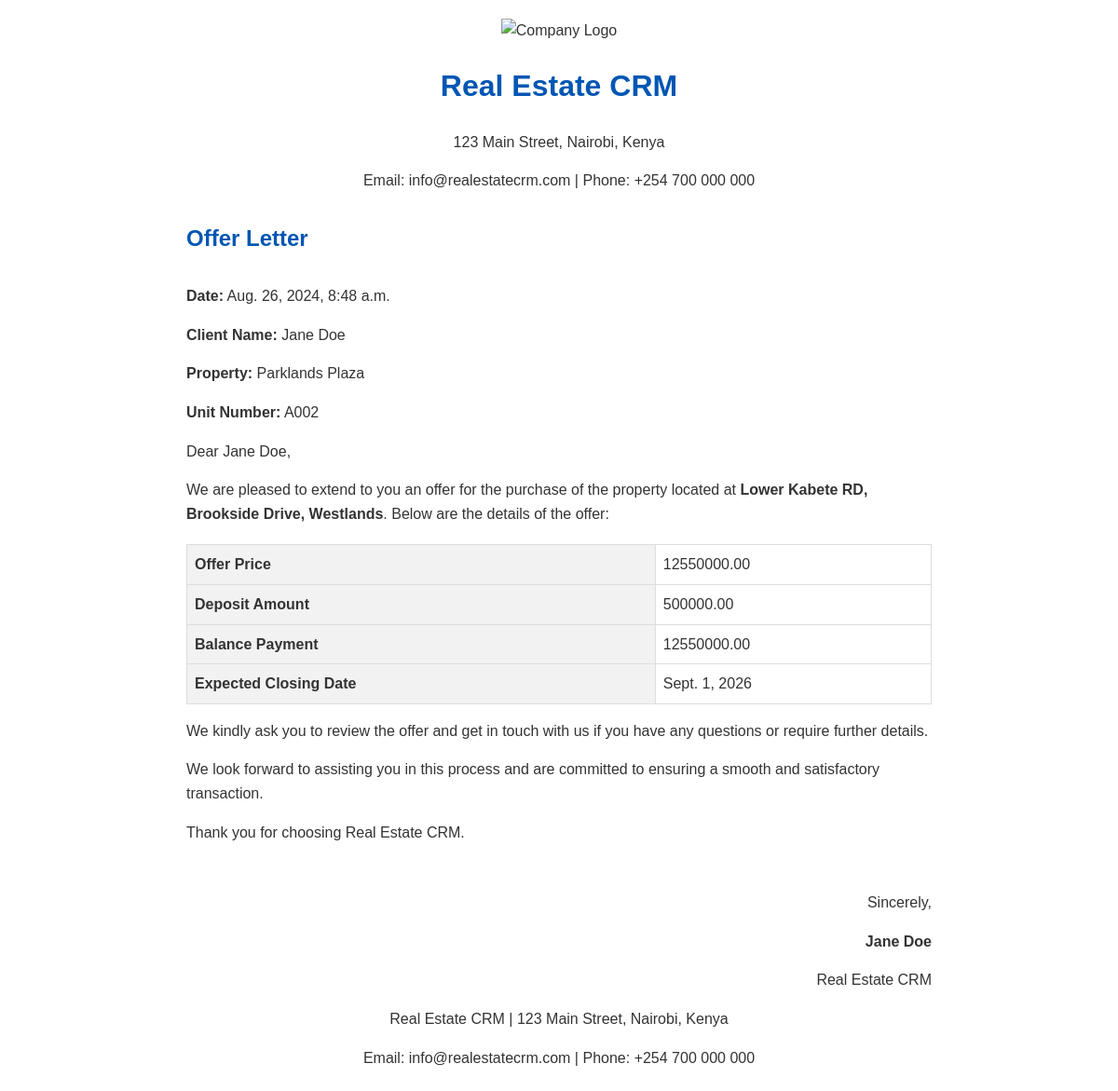
Page /finance/generate-offer-letter/1/ (signed in) on the committed database.
### apps/finance/models.py (models this page shows, shortened)
class ClientPaymentPlan(AbstractBaseModel):
    client = models.ForeignKey(
        "users.Client", on_delete=models.CASCADE, related_name="clientpaymentplans"
    )
    unit = models.ForeignKey(
        "properties.PropertyUnit", on_delete=models.SET_NULL, null=True
    )
    booking_fee = models.DecimalField(max_digits=100, decimal_places=2, default=0)
    deposit_fee = models.DecimalField(max_digits=100, decimal_places=2, default=0)
    period = models.IntegerField(default=1)
    installment_amount = models.DecimalField(
        max_digits=100, decimal_places=2, default=0
    )
    total_amount = models.DecimalField(max_digits=100, decimal_places=2, default=0)
    first_repayment_date = models.DateField(null=True)
    fully_paid = models.BooleanField(default=False)
    def final_date(self):
        final_installment = self.planinstallments.order_by("-created").first()
        return final_installment.date_expected

class ClientInstallment(AbstractBaseModel):
    client = models.ForeignKey(
        "users.Client", on_delete=models.CASCADE, related_name="clienstallments"
    )
    payment_plan = models.ForeignKey(
        ClientPaymentPlan, on_delete=models.CASCADE, related_name="planinstallments"
    )
    amount_expected = models.DecimalField(max_digits=100, decimal_places=2)
    amount_paid = models.DecimalField(max_digits=100, decimal_places=2, default=0)
    date_expected = models.DateField(null=True)
    paid = models.BooleanField(default=False)
    status = models.CharField(
        max_length=255, choices=INSTALLMENT_STATUSES, default="Future"
    )

### apps/users/models.py (models this page shows)
class Client(AbstractBaseModel):
    name = models.CharField(max_length=255)
    email = models.EmailField(null=True)
    phone_number = models.CharField(max_length=255)
    id_number = models.CharField(max_length=255, null=True)
    kra_pin = models.CharField(max_length=255, null=True)
    gender = models.CharField(max_length=255)
    address = models.CharField(max_length=255, null=True)
    city = models.CharField(max_length=255, null=True)
    country = models.CharField(max_length=255, null=True)
    id_copy = models.FileField(upload_to="client_ids/", null=True)
    kra_certificate = models.FileField(upload_to="kra_cerificates/", null=True)
    photo = models.ImageField(upload_to="client_photos/", null=True)
    acquired_by = models.ForeignKey(User, on_delete=models.SET_NULL, null=True)
    def __str__(self):
        return self.name

### apps/properties/models.py (models this page shows, shortened)
class PropertyUnit(AbstractBaseModel):
    unit_number = models.CharField(max_length=255)
    property = models.ForeignKey(
        Property, on_delete=models.CASCADE, related_name="propertyunits"
    )
    client = models.ForeignKey("users.Client", related_name="clientunits", on_delete=models.SET_NULL, null=True)
    cost = models.DecimalField(max_digits=100, decimal_places=2, default=0)
    booking_fee = models.DecimalField(max_digits=100, decimal_places=2, default=0)
    deposit_fee = models.DecimalField(max_digits=100, decimal_places=2, default=0)
    unit_status = models.CharField(
        max_length=255, choices=UNIT_STATUSES, default="Available"
    )
    sold_by = models.ForeignKey("users.User", on_delete=models.SET_NULL, null=True)

class Property(AbstractBaseModel):
    name = models.CharField(max_length=255)
    property_type = models.CharField(max_length=255, choices=PROPERTY_TYPES)
    location = models.CharField(max_length=255)
    town = models.CharField(max_length=255, null=True)
    county = models.CharField(max_length=255, null=True)
    total_units = models.IntegerField(default=1)
    total_cost = models.DecimalField(max_digits=100, decimal_places=2)
    image = models.ImageField(upload_to="property_images/", null=True)
    title_deed = models.FileField(upload_to="property_title_deeds/", null=True)
    sold_out = models.BooleanField(default=False)
    booking_fee = models.DecimalField(max_digits=100, decimal_places=2, default=0)
    deposit_fee = models.DecimalField(max_digits=100, decimal_places=2, default=0)
    def __str__(self):
        return self.name

### apps/finance/views.py (the view)
@login_required(login_url="/users/login")
def generate_offer_letter(request, id):
    plan = ClientPaymentPlan.objects.get(id=id)
    context = {"plan": plan}
    return render(request, "documents/offer_letter.html", context)

### templates/documents/offer_letter.html (shortened to what this page needs)
<!DOCTYPE html>
<html lang="en">
<head>
</head>
<body>
    <div class="header">
        <img src="logo.png" alt="Company Logo">
        <h1>Real Estate CRM</h1>
        <p>123 Main Street, Nairobi, Kenya</p>
        <p>Email: info@realestatecrm.com | Phone: +254 700 000 000</p>
    </div>
    <h2>Offer Letter</h2>
    <div class="content">
        <p><strong>Date:</strong> {{ plan.created }}</p>
        <p><strong>Client Name:</strong> {{ plan.client }}</p>
        <p><strong>Property:</strong> {{ plan.unit.property }}</p>
        <p><strong>Unit Number:</strong> {{ plan.unit.unit_number }}</p>
        <p>Dear {{ plan.client }},</p>
        <p>We are pleased to extend to you an offer for the purchase of the property located at <strong>{{ plan.unit.property.location }}</strong>. Below are the details of the offer:</p>
        <table class="offer-details">
            <tr>
                <th>Offer Price</th>
                <td>{{ plan.total_amount }}</td>
            </tr>
            <tr>
                <th>Deposit Amount</th>
                <td>{{ plan.deposit_fee }}</td>
            </tr>
            <tr>
                <th>Balance Payment</th>
                <td>{{ plan.total_amount }}</td>
            </tr>
            <tr>
                <th>Expected Closing Date</th>
                <td>{{ plan.final_date }}</td>
            </tr>
        </table>
        <p>We kindly ask you to review the offer and get in touch with us if you have any questions or require further details.</p>
        <p>We look forward to assisting you in this process and are committed to ensuring a smooth and satisfactory transaction.</p>
        <p>Thank you for choosing Real Estate CRM.</p>
    </div>
    <div class="signature">
        <p>Sincerely,</p>
        <p><strong>Jane Doe</strong></p>
        <p>Real Estate CRM</p>
    </div>
    <div class="footer">
        <p>Real Estate CRM | 123 Main Street, Nairobi, Kenya</p>
        <p>Email: info@realestatecrm.com | Phone: +254 700 000 000</p>
    </div>
</body>
</html>

### templates/documents/offer_letter.html (style rules this page uses)
body { font-family: Arial, sans-serif; margin: 0 auto; padding: 20px; max-width: 800px; line-height: 1.6; color: #333; }
.header, .footer { text-align: center; margin-bottom: 30px; }
.header img { max-width: 200px; }
h1, h2 { color: #0056b3; }
.content { margin-top: 30px; }
.offer-details { border-collapse: collapse; width: 100%; margin-top: 20px; }
.offer-details th, .offer-details td { border: 1px solid #ddd; padding: 8px; }
.offer-details th { background-color: #f2f2f2; text-align: left; }
.signature { margin-top: 50px; text-align: right; }

### rows in the picture
ClientPaymentPlan: created "Aug. 26, 2024, 8:48 a.m.", client "Jane Doe", unit.property "Parklands Plaza", unit.unit_number "A002", unit.property.location "Lower Kabete RD, Brookside Drive, Westlands", total_amount "12550000.00", deposit_fee "500000.00", final_date "Sept. 1, 2026"
